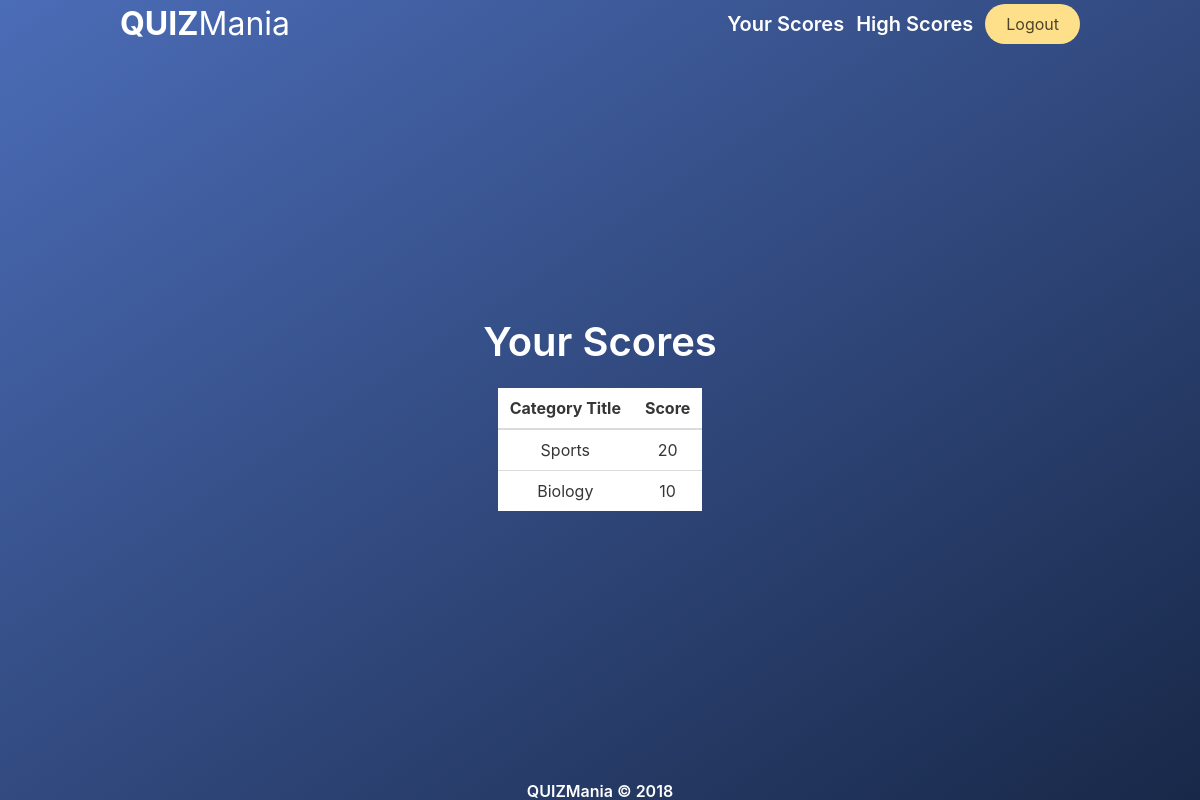
The app's page /quizmania/userScores.php (signed in) with its own data.
### tables this page shows
CREATE TABLE `categories` (
  `categoryID` int(3) NOT NULL,
  `categoryTitle` varchar(25) NOT NULL,
  `categoryLevel` varchar(20) DEFAULT NULL,
  `dateUpdated` date NOT NULL
);

### quizmania/userScores.php (the view, shortened to what this page needs)
<!DOCTYPE html>
<html>
<head>
	<link rel="stylesheet" type="text/css" href="newStyle.css">
	<link rel="stylesheet" href="https://cdnjs.cloudflare.com/ajax/libs/bulma/0.6.2/css/bulma.min.css">
</head>
<body>
<section class="hero is-fullheight gradient-background">
<?php
  include_once 'header.php';
  include_once 'includes/dbh.inc.php';
?>
<div class="hero-body">
  <div class="container">
<?php
  $user = $_SESSION['uID'];
  $sql = "SELECT categories.categoryTitle, scores.score * 10 AS scores FROM scores
         INNER JOIN categories ON categories.categoryID = scores.categoryID
         WHERE userID = $user";
  $query = mysqli_query($conn, $sql);
  if ($query->num_rows > 0) {
      echo "<p class='title has-text-white is-size-2 has-text-centered is-spaced'>Your Scores</p>
            <div class='at-center'>
            <table class='table at-center'><thead>
            <th class='has-text-centered'>Category Title</th>
            <th class='has-text-centered'>Score</th>
            </thead><tbody>";
      while($row = $query->fetch_assoc()) {
          echo "<tr>
                <td class='has-text-centered'>".$row["categoryTitle"]."</td>
                <td class='has-text-centered'>".$row["scores"]."</td>
                </tr>";
      }
      echo "</tbody></table>";
  }
?>
</div>
</div>
</div>
<?php
	include 'footer.php';
?>
</section>

### quizmania/newStyle.css (style rules this page uses)
.gradient-background { background-image: linear-gradient(to right bottom, #4b6cb7, #182848); }
.at-center { margin-left: auto; margin-right: auto; }

### records on screen
categories: categoryTitle "Sports", scores "20"
categories: categoryTitle "Biology", scores "10"
